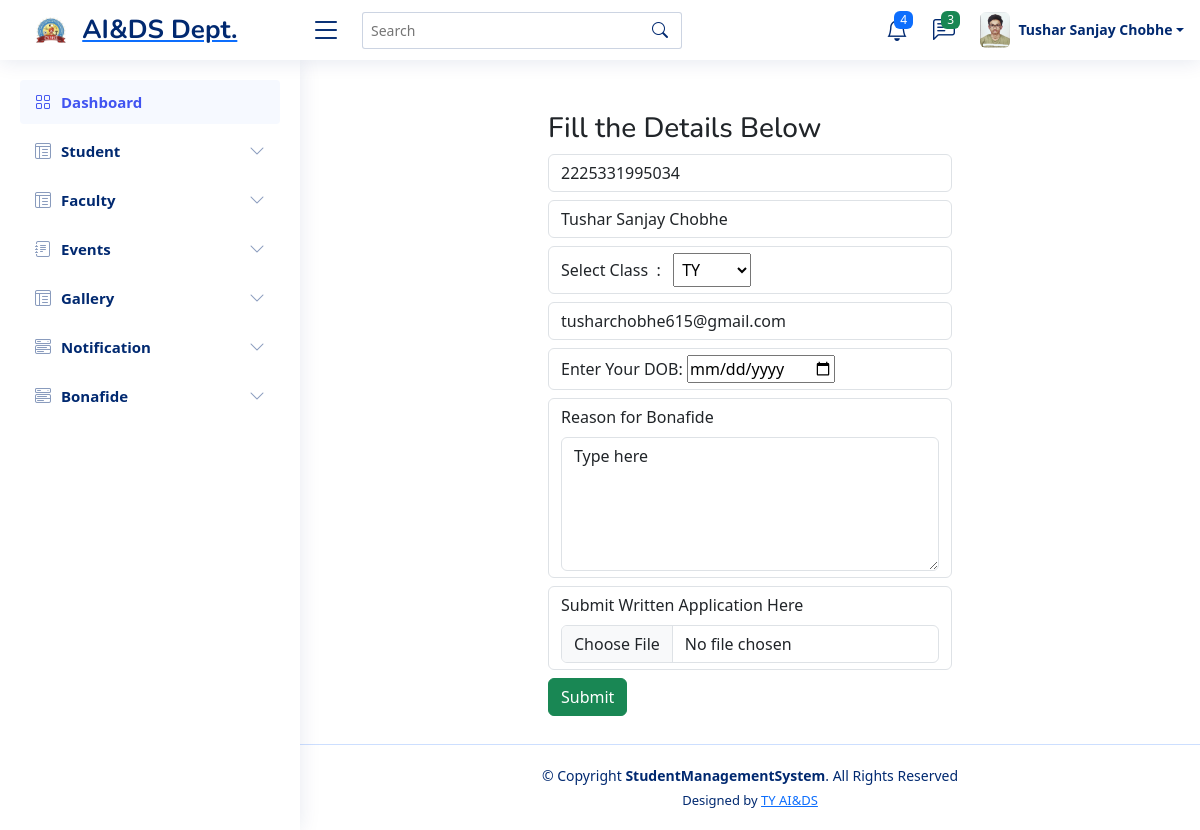
Page /request-bonafide.php (signed in) on the committed database.
### tables this page shows
CREATE TABLE `studentdata` (
  `PRN` bigint(255) NOT NULL,
  `fullName` varchar(255) NOT NULL,
  `Class` varchar(255) NOT NULL,
  `Gender` varchar(255) NOT NULL,
  `DOB` date NOT NULL,
  `Category` varchar(255) NOT NULL,
  `Contact` bigint(255) NOT NULL,
  `Email` varchar(255) NOT NULL,
  `collegeHostel` varchar(255) NOT NULL,
  `busFacility` varchar(255) NOT NULL,
  `Address` varchar(255) NOT NULL,
  `password` varchar(255) NOT NULL,
  `photo` varchar(255) NOT NULL
);

### request-bonafide.php (the view, shortened to what this page needs)
<?php
include("header.php");
if($_GET["role"] == "faculty")
{
    include("sidebar_faculty.php");
}
elseif($_GET["role"] == "student")
{
    include("sidebar_student.php");
}
else
{
    include("sidebar.php");
}
include("connection.php");
$user = $_SESSION["userLogin"];
$myQuery= "SELECT * FROM studentdata
WHERE Email='".$user."'";
$result= $conn->query($myQuery);
if($result->num_rows>0)
{
 while($row= $result-> fetch_assoc())
 {
    $prn = $row["PRN"];
    $fullname = $row["fullName"];
    $class = $row["Class"];
    $email = $row["Email"];
 }
}
else{
    echo "Data not found";
}
?>
<!DOCTYPE html>
<html lang="en">
<head>
    <link href="https://cdn.jsdelivr.net/npm/bootstrap@5.3.3/dist/css/bootstrap.min.css" rel="stylesheet">
</head>
<body>
    <main id="main" class="main">
    <div class="container">
        <div class="row mt-4">
            <div class="col-md-3"></div>
            <div class="col-md-6 col-sm-12 p-2 registration">
                <form action="InsertBonafideRequest.php" method="POST" enctype="multipart/form-data">
                    <h3>Fill the Details Below</h3>
                    <input type="number" name="prn" placeholder="Enter Your PRN" class="form-control mt-2" value="<?php echo $prn; ?>" required>
                    <input type="text" name="fname" placeholder="Enter Your Fullname" class="form-control mt-2" value="<?php echo $fullname; ?>">
                    <div class="form-control mt-2">
                        Select Class&nbsp;&nbsp;:&nbsp;&nbsp;
                        <select name="class" class="p-1" placeholder="Select Class">
                            <option value="Third Year" <?php if($class=="Third Year") echo 'selected="selected"'; ?>>TY</option>
                        </select>
                    </div>
                    <input type="text" name="email" placeholder="Enter Your Email" class="form-control mt-2" value="<?php echo $email; ?>">
                    <div class="form-control mt-2">
                        Enter Your DOB:
                        <input type="date" name="dob" required>
                    </div>
                    <div class="form-control mt-2">
                        Reason for Bonafide
                         <textarea placeholder="Reason for bonafide" name="reason" rows="5" cols="10" wrap="soft" class="form-control mt-2" required>Type here</textarea>
                    </div>
                    <div class="form-control mt-2">
                        Submit Written Application Here
                        <input type="file" name="fileToUpload" class="form-control mt-2" required>
                    </div>
                    <input type="submit" class="btn btn-success mt-2" name="submit">
                </form>
            </div>
            <div class="col-md-3"></div>
        </div>
    </div>
    </main>
</body>
</html>
 <?php
    include("footer.php");
  ?>

### header.php (shortened to what this page needs)
<?php
include("connection.php");
$user = $_SESSION["userLogin"];
$myQuery = "SELECT * FROM studentdata WHERE Email='".$user."'";
$result = $conn->query($myQuery);
if ( $result->num_rows > 0)
{
    $row = $result->fetch_assoc();
    $fullname = $row["fullName"];
    $photo = $row["photo"];
}
?>
<!DOCTYPE html>
<html lang="en">
<head>
  <link href="assets/vendor/bootstrap/css/bootstrap.min.css" rel="stylesheet">
  <link href="assets/vendor/bootstrap-icons/bootstrap-icons.css" rel="stylesheet">
  <link href="assets/vendor/boxicons/css/boxicons.min.css" rel="stylesheet">
  <link href="assets/vendor/quill/quill.snow.css" rel="stylesheet">
  <link href="assets/vendor/quill/quill.bubble.css" rel="stylesheet">
  <link href="assets/vendor/remixicon/remixicon.css" rel="stylesheet">
  <link href="assets/vendor/simple-datatables/style.css" rel="stylesheet">
  <link href="assets/css/style.css" rel="stylesheet">
</head>
<body>
<header id="header" class="header fixed-top d-flex align-items-center">
<div class="d-flex align-items-center justify-content-between">
  <a href="index.html" class="logo d-flex align-items-center">
    <img src="images/clg-logo.png" alt="" class="m-3">
    <span class="d-none d-lg-block">AI&DS Dept.</span>
  </a>
  <i class="bi bi-list toggle-sidebar-btn"></i>
</div>
<div class="search-bar">
  <form class="search-form d-flex align-items-center" method="POST" action="#">
    <input type="text" name="query" placeholder="Search" title="Enter search keyword">
    <button type="submit" title="Search"><i class="bi bi-search"></i></button>
  </form>
</div>
<nav class="header-nav ms-auto">
  <ul class="d-flex align-items-center">
    <li class="nav-item dropdown">
      <a class="nav-link nav-icon" href="#" data-bs-toggle="dropdown">
        <i class="bi bi-bell"></i>
        <span class="badge bg-primary badge-number">4</span>
      </a>
    </li>
    <li class="nav-item dropdown">
      <a class="nav-link nav-icon" href="#" data-bs-toggle="dropdown">
        <i class="bi bi-chat-left-text"></i>
        <span class="badge bg-success badge-number">3</span>
      </a>
    </li>
    <li class="nav-item dropdown pe-3">
      <a class="nav-link nav-profile d-flex align-items-center pe-0" href="#" data-bs-toggle="dropdown">
        <?php echo '<img src="uploads/student/'.$photo.'" alt="Profile" class="rounded">' ?>
        <span class="d-none d-md-block dropdown-toggle ps-2"><?php echo $fullname ?></span>
      </a>
    </li>
  </ul>
</nav>
</header>

### assets/css/style.css (style rules this page uses)
:root { scroll-behavior: smooth; }
body { font-family: "Open Sans", sans-serif; background: #f6f9ff; color: #444444; }
a { color: #4154f1; text-decoration: none; }
h1, h2, h3, h4, h5, h6 { font-family: "Nunito", sans-serif; }
#main { margin-top: 60px; padding: 20px 30px; transition: all 0.3s; }
.logo { line-height: 1; }
@media (min-width: 1200px) { .logo { width: 280px; } }
.logo img { max-height: 26px; margin-right: 6px; }
.logo span { font-size: 26px; font-weight: 700; color: #012970; font-family: "Nunito", sans-serif; }
.header { transition: all 0.5s; z-index: 997; height: 60px; box-shadow: 0px 2px 20px rgba(1, 41, 112, 0.1); background-color: #fff; padding-left: 20px; }
.header .toggle-sidebar-btn { font-size: 32px; padding-left: 10px; cursor: pointer; color: #012970; }
.header .search-bar { min-width: 360px; padding: 0 20px; }
.header .search-form { width: 100%; }
.header .search-form input { border: 0; font-size: 14px; color: #012970; border: 1px solid rgba(1, 41, 112, 0.2); padding: 7px 38px 7px 8px; border-radius: 3px; transition: 0.3s; width: 100%; }
.header .search-form button { border: 0; padding: 0; margin-left: -30px; background: none; }
.header .search-form button i { color: #012970; }
.header-nav ul { list-style: none; }
.header-nav>ul { margin: 0; padding: 0; }
.header-nav .nav-icon { font-size: 22px; color: #012970; margin-right: 25px; position: relative; }
.header-nav .nav-profile { color: #012970; }
.header-nav .nav-profile img { max-height: 36px; }
.header-nav .nav-profile span { font-size: 14px; font-weight: 600; }
.header-nav .badge-number { position: absolute; inset: -2px -5px auto auto; font-weight: normal; font-size: 12px; padding: 3px 6px; }
@media (min-width: 1200px) { #main, #footer { margin-left: 300px; } }

### rows in the picture
studentdata: photo (picture), fullName "Tushar Sanjay Chobhe", prn "2225331995034", fname "Tushar Sanjay Chobhe", class "TY", email "tusharchobhe615@gmail.com"
